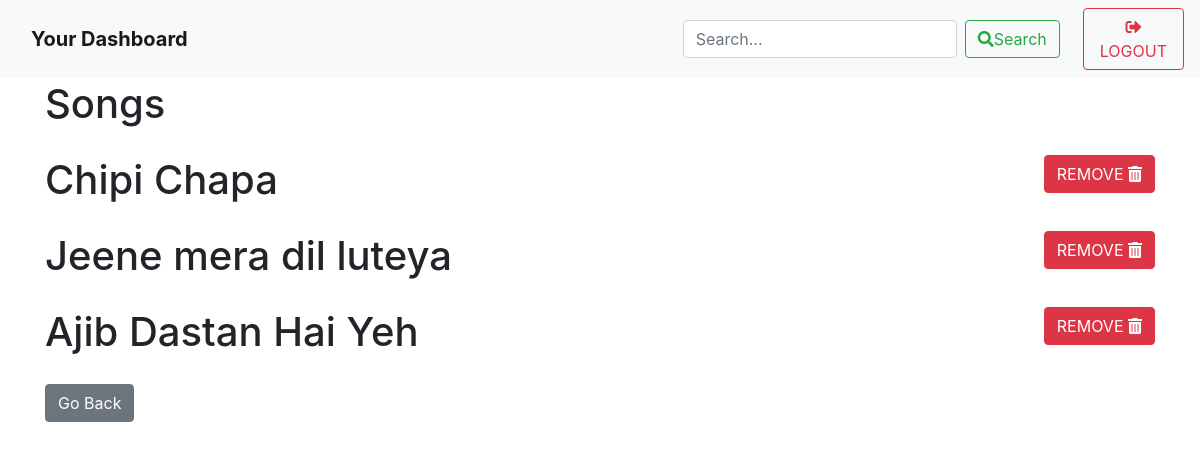
Screenshot of /playlist_song/3 (signed in) with the database file from the repository.
### models.py (models this page shows)
class Song(db.Model):
    __tablename__="songs"
    id = db.Column(db.Integer, primary_key=True)
    title = db.Column(db.String(50) , unique=True)
    artist = db.Column(db.String(30))
    genre = db.Column(db.String(30))
    text = db.Column(db.Text())
    rating = db.Column(db.Float())
    creator_id = db.Column(db.String(2) , nullable=False , default = '')
    nor = db.Column(db.Integer , default=0)
    flag = db.Column(db.Boolean(), default=False)

### app.py (the view)
@app.route("/playlist_song/<int:id>")
@login_required
def playlist_song(id):
    song=Song.query.all()
    p=Playlist.query.filter_by(id=id).first()
    return render_template("playlist_song.html",song=song,p=p,user=current_user)

### app.py (called while the page is built)
@login_manager.user_loader
def load_user(id):
    return User.query.get(int(id))

### templates/playlist_song.html (shortened to what this page needs)
<!DOCTYPE html>
<html lang="en">
<head>
    <link rel="stylesheet" href="https://cdnjs.cloudflare.com/ajax/libs/font-awesome/5.15.4/css/all.min.css">
    <link rel="stylesheet" href="https://stackpath.bootstrapcdn.com/bootstrap/4.5.2/css/bootstrap.min.css">
</head>
<body>
    <nav class="navbar navbar-expand-lg navbar-light bg-light fixed-top">
        <div class="container">
            <a class="navbar-brand" href="/dashboard">Your Dashboard</a>
            <div class="collapse navbar-collapse" id="navbarNav">
                <form class="form-inline ml-auto">
                    <input class="form-control mr-sm-2" type="text" name="query" placeholder="Search...">
                    <button class="btn btn-outline-success my-2 my-sm-0" type="submit"><i class="fas fa-search search-icon"></i>Search</button>
                </form>
            </div>
        </div>
        <a href="/logout" class="btn btn-outline-danger ml-2" onclick="return confirm('Are you sure you want to logout?')"><i class="fas fa-sign-out-alt logout-icon"></i>LOGOUT</a>
    </nav>
    <div class="container mt-4">
        <h1>Songs</h1>
        {% for s in p.songs %}
        {%if s.flag==False%}
            <div class="song-title">
                <h1>{{s.title}}</h1>
                <div class="song-actions">
                    <a href="/remove_song/{{s.id}}" class="btn btn-danger remove-button">REMOVE <i class="fas fa-trash-alt"></i></a>
                </div>
            </div>
        {%endif%}
        {% endfor %}
        <a href="/playlist" class="btn btn-secondary go-back-button">Go Back</a>
    </div>
</body>
</html>

### templates/playlist_song.html (style rules this page uses)
h1 { margin-top: 20px; }
.navbar-brand { font-weight: bold; }
body { padding-top: 56px; }
button { margin-top: 10px; }
.song-title { display: flex; justify-content: space-between; align-items: center; }
.song-actions { display: flex; align-items: center; }
.remove-button { margin-left: 10px; }
.go-back-button { margin-top: 20px; }

### rows the page displays
Song: title "Chipi Chapa"
Song: title "Jeene mera dil luteya"
Song: title "Ajib Dastan Hai Yeh"
